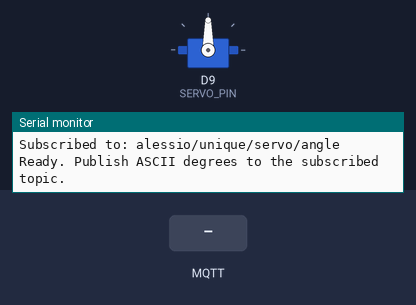
A sketch run on a simulated Arduino MKR. On the bench: servo, the last lines printed to the serial monitor. The test bench sets the inputs (shaded band). WiFi joins after 1.5 s; servers stay silent unless stated; no MQTT or app messages arrive unless stated.

Above: at 2.7 s.
2.8 s: MQTT message "5" arrives on the first subscribed topic
At 3.5 s:
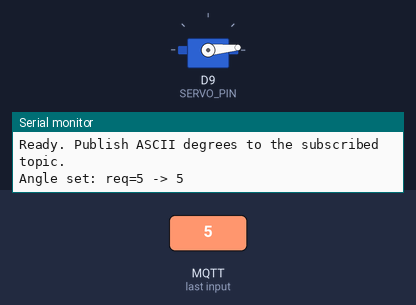
4.3 s: MQTT message "200" arrives on the first subscribed topic
At 4.7 s:
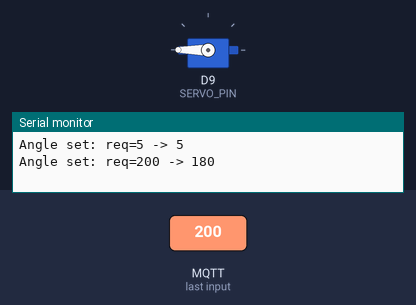
5.8 s: MQTT message "90" arrives on the first subscribed topic
At 7.0 s:
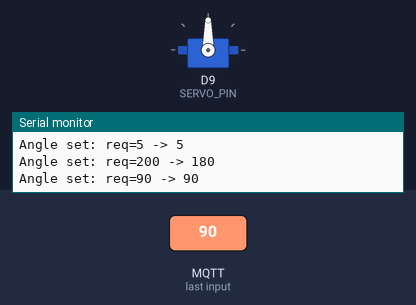
Timing chart, 0 to 8.8 s (numbered marks = the images above; inputs shaded):
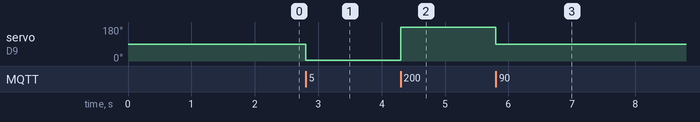

The sketch:

mqtt-sg90.ino
```cpp
/**
 * @file mqtt_servo_subscriber_mkr1000.ino
 * @brief Servo angle control via MQTT (subscriber only) for Arduino MKR1000.
 * @details
 *  - Uses WiFi101 + ArduinoMqttClient.
 *  - Subscribes to ONE public topic and expects ASCII integer degrees.
 *  - Input is clamped to [0..180] and applied via Servo.write().
 *  - No MQTT publish, no LWT, no retained messages.
 */

#include <Arduino.h>
#include <Servo.h>
#include <WiFi101.h>            /* MKR1000 Wi-Fi stack */
#include <ArduinoMqttClient.h>

/* ===== Wi-Fi credentials (from arduino_secrets.h) ===== */
char ssid[] = "ElGuaro";
char pass[] = "lamedusa";

/* ===== MQTT broker (public) & topic ===== */
static const char* const MQTT_HOST   = "test.mosquitto.org";
static const int         MQTT_PORT   = 1883;
static const char* const MQTT_TOPIC  = "alessio/unique/servo/angle"; /* <-- make this truly unique */
static const char* const MQTT_CLIENT = "servo-subscriber-mkr1000-01"; /* client id */

/*===== Serial configuration =====*/
#define BAUD_RATE         (115200U)
/* ===== Servo configuration ===== */
/* MKR1000 supports Servo on several digital pins; D9 is fine in most cases. */
#define SERVO_PIN         (9)
#define SERVO_MIN_US      (500U)
#define SERVO_MAX_US      (2500U)
#define MIN_ANGLE_DEG     (0L)
#define MAX_ANGLE_DEG     (180L)
#define ANGLE_STARTUP_DEG (90L)

/* ===== Globals ===== */
static Servo g_servo;
static WiFiClient g_wifiClient;
static MqttClient g_mqtt(g_wifiClient);

/* ===== Forward declarations ===== */
static void wifi_connect_(void);
static void mqtt_connect_and_sub_(void);
static void onMqttMessage_(int messageSize);
static long clamp_angle_(long v);

/* ===== Helpers ===== */
static long clamp_angle_(long v)
{
  long out = v;
  if (out < MIN_ANGLE_DEG) {
    out = MIN_ANGLE_DEG;
  } else if (out > MAX_ANGLE_DEG) {
    out = MAX_ANGLE_DEG;
  } else {
    /* no-op */
  }
  return out;
}

/* ===== Connectivity ===== */
static void wifi_connect_(void)
{
  Serial.print(F("Connecting to SSID: "));
  Serial.println(ssid);
  while (WiFi.begin(ssid, pass) != WL_CONNECTED) {
    Serial.print(F("."));
    delay(2000);
  }
  Serial.println(F("\nWiFi connected."));
}


/**
 * @brief Parse an ASCII integer from a NUL-terminated buffer (single return).
 * @details
 *  - Accepts base-10 integers; allows trailing spaces only.
 *  - Rejects any other trailing characters.
 *  - On success writes the parsed value into *out.
 *  - On failure, *out is left unmodified.
 *
 * @param[in]  s    NUL-terminated input buffer (must not be NULL).
 * @param[out] out  Parsed value destination (must not be NULL).
 * @return true on valid integer parse; false otherwise.
 */
static bool parse_ascii_int_(const char* s, long* out)
{
  bool status = false;  /* single exit flag */

  if ((s != NULL) && (out != NULL)) {
    char* endptr = NULL;
    long val = strtol(s, &endptr, 10);

    /* Allow only trailing spaces after the numeric part */
    while ((endptr != NULL) && (*endptr == ' ')) {
      ++endptr;
    }

    /* Accept only if:
       - strtol parsed something (endptr not NULL),
       - no conversion error (errno == 0),
       - and we ended exactly at string end. */
    if ((endptr != NULL) && (*endptr == '\0')) {
      *out = val;   /* write output only on success */
      status = true;
    } else {
      /* not ok; *out remains unchanged */
    }
  } else {
    /* invalid pointers; ok remains false */
  }

  return status;
}

static void mqtt_connect_and_sub_(void)
{
  Serial.print(F("Connecting MQTT: "));
  Serial.print(MQTT_HOST);
  Serial.print(F(":"));
  Serial.println(MQTT_PORT);

  while (!g_mqtt.connect(MQTT_HOST, MQTT_PORT)) {
    Serial.print(F("MQTT connect failed, err="));
    Serial.println(g_mqtt.connectError());
    delay(1500);
  }

  g_mqtt.onMessage(onMqttMessage_);
  if (!g_mqtt.subscribe(MQTT_TOPIC)) {
    Serial.println(F("Subscribe failed. Check topic and broker."));
  } else {
    Serial.print(F("Subscribed to: "));
    Serial.println(MQTT_TOPIC);
  }
}

/* ===== MQTT callback (subscriber-only) ===== */
static void onMqttMessage_(int messageSize)
{
  /* ArduinoMqttClient::messageTopic() returns an Arduino String */
  String topic = g_mqtt.messageTopic();
  if (!topic.equals(MQTT_TOPIC)) {
    /* Unexpected topic: drain payload and ignore (no publish) */
    while (g_mqtt.available() > 0) { (void)g_mqtt.read(); }
    return;
  }

  if (messageSize <= 0) {
    return;
  }

  /* Copy payload into a fixed-size buffer and NUL-terminate */
  static const int buffSize = 16;
  char buf[buffSize];
  int i = 0;
  int maxCopy = 0;

  if (messageSize < (buffSize - 1)) {
    maxCopy = messageSize;
  } else {
    maxCopy = buffSize - 1;
  }

  while ((g_mqtt.available() > 0) && (i < maxCopy)) {
    buf[i++] = static_cast<char>(g_mqtt.read());
  }
  buf[i] = '\0';

  /* Discard any extra bytes beyond our buffer */
  while (g_mqtt.available() > 0) { (void)g_mqtt.read(); }

  long value = 0U;

  if(parse_ascii_int_(buf, &value) != true)
  {
    return;
  }

  const long clamped = clamp_angle_(value);
  g_servo.write(static_cast<int>(clamped));

  /* Optional local log (kept on Serial only, no MQTT publish) */
  Serial.print(F("Angle set: req=")); Serial.print(value);
  Serial.print(F(" -> ")); Serial.println(clamped);
}

/* ===== Arduino lifecycle ===== */
void setup(void)
{
  Serial.begin(BAUD_RATE);
  while (!Serial) { /* for native USB */ }

  g_servo.attach(SERVO_PIN, SERVO_MIN_US, SERVO_MAX_US);
  g_servo.write(static_cast<int>(ANGLE_STARTUP_DEG));

  wifi_connect_();
  mqtt_connect_and_sub_();

  Serial.println(F("Ready. Publish ASCII degrees to the subscribed topic."));
}

void loop(void)
{
  /* Keep MQTT alive and receive messages */
  g_mqtt.poll();

  /* Basic reconnection logic */
  if (WiFi.status() != WL_CONNECTED) {
    wifi_connect_();
  }
  if (!g_mqtt.connected()) {
    mqtt_connect_and_sub_();
  }
}
```

Measured:
- after the input at 2.8 s, servo on D9 (SERVO_PIN): 90° → 5° at once
- after the input at 4.3 s, servo on D9 (SERVO_PIN): 5° → 180° at once
- after the input at 5.8 s, servo on D9 (SERVO_PIN): 180° → 90° at once
